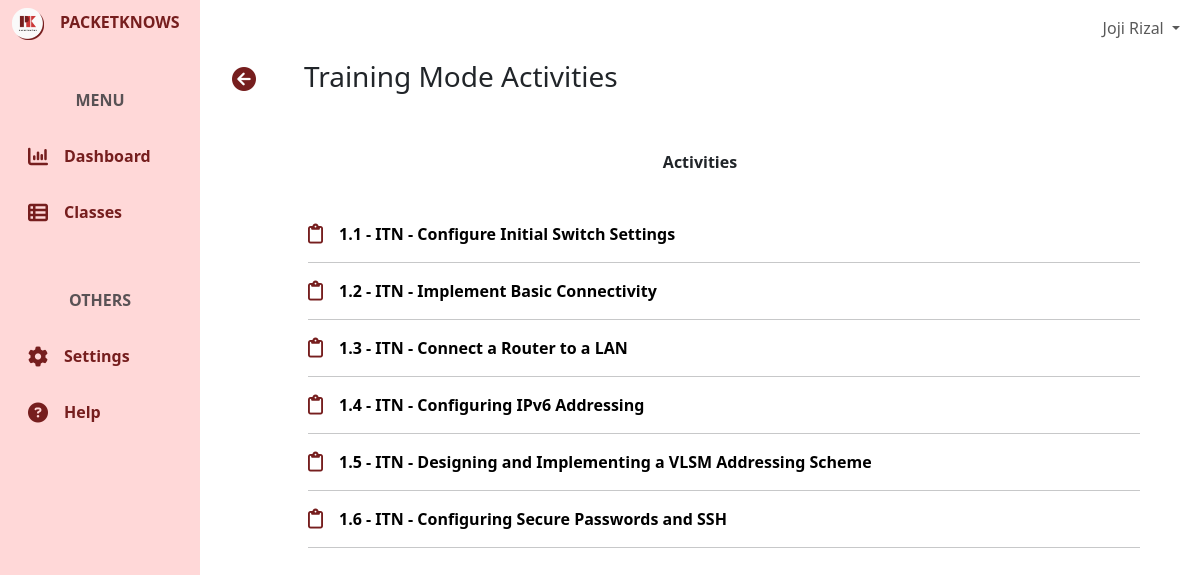
/exam-list/423rewrf234/training/ (signed in), run on the app's committed database.
### user/models.py (models this page shows, shortened)
class CustomUser(AbstractBaseUser, PermissionsMixin):
    email = models.EmailField(unique=True)
    first_name = models.CharField(max_length=50)
    last_name = models.CharField(max_length=50)
    is_active = models.BooleanField(default=True)
    is_staff = models.BooleanField(default=False)
    category = models.ForeignKey(UserCategory, on_delete=models.CASCADE)
    icon = models.ImageField(upload_to= 'user/icons/', blank=True, null=True)
    school_id = models.BigIntegerField(unique=True, blank=True, null=True)
    evidences = models.ImageField(upload_to= 'user/evidences/', blank=True, null=True)
    objects = CustomUserManager()
    USERNAME_FIELD = 'email'
    REQUIRED_FIELDS = ['first_name', 'last_name']
    class Meta:
        verbose_name = 'User'
        verbose_name_plural = 'Users'

### activity/models.py (models this page shows, shortened)
class Activity(models.Model):
    base_activity = models.ForeignKey(BaseActivity, on_delete=models.CASCADE)
    projectID = models.CharField(max_length=255, unique=True)
    mode = models.CharField(max_length=50)
    physical_points = models.PositiveIntegerField(default=0)
    basic_config_points = models.PositiveIntegerField(default=0)
    ip_points = models.PositiveIntegerField(default=0)
    routing_points = models.PositiveIntegerField(default=0)
    other_points = models.PositiveIntegerField(default=0)
    time_spent = models.PositiveIntegerField(default=0)
    status = models.CharField(max_length=50, default="open")
    class Meta:
        verbose_name_plural = "Activities"

class BaseActivity(models.Model):
    number = models.CharField(max_length=4)
    name = models.CharField(max_length=255)
    projectID = models.CharField(max_length=255, unique=True)
    answer_key = models.TextField(blank=True,null=True)
    category = models.ForeignKey(ActivityCategory, on_delete=models.CASCADE)
    course = models.ForeignKey(Course, on_delete=models.CASCADE)
    training_task = models.FileField(models.FileField(upload_to='training-tasks/'))
    testing_task = models.FileField(models.FileField(upload_to='training-tasks/'))
    max_physical_points = models.PositiveIntegerField()
    max_basic_config_points = models.PositiveIntegerField()
    max_ip_points = models.PositiveIntegerField()
    max_routing_points = models.PositiveIntegerField()
    max_other_points = models.PositiveIntegerField()
    time_limit = models.PositiveIntegerField()
    class Meta:
        verbose_name_plural = "Base Activities"

class Course(models.Model):
    name = models.CharField(max_length=255)
    slug = models.SlugField(unique=True)
    description = models.TextField()
    class Meta:
        verbose_name_plural = "Courses"

### core/views.py (the view, shortened to what this page needs)
# urls.py: path('exam-list/<slug:classSlug>/<str:mode>/', coreViews.ExamListView, name='examList'),
@login_required(login_url='/')
def ExamListView(request, classSlug, mode):
    context = {}
    if request.method == 'POST':
        pass
    else:
        userCategory = request.user.category.name
        if userCategory == "Student":
            try:
                classroom = Classroom.objects.get(code=classSlug)
                enrollment = Enrollment.objects.get(student=request.user, classroom=classroom)
                activities = enrollment.activities.filter(mode=mode)
                context["activities"] = activities
                context["mode"] = mode
                context["course"] = classroom.course
                context["enrollmentID"] = enrollment.id
                enrollment = get_object_or_404(Enrollment, student=request.user, classroom=classroom)
                enrollment.date_updated = timezone.now()
                enrollment.save()
            except (Classroom.DoesNotExist, Enrollment.DoesNotExist):
                context["error_message"] = "Classroom or enrollment not found."
        elif userCategory == "Instructor":
            pass
    return render(request, 'core/exam-list.html', context)

### templates/core/exam-list.html (shortened to what this page needs)
{% extends 'core/base.html' %}
{% block content %}
<div class="container-fluid h-100">
    <div class="row h-100">
        <div class="col-2 fixed-top bg-pink h-100" id="green">
            {% include 'core/components/sidebar.html'%}
        </div>
        <div class="col-md-10 ms-auto" style="padding: 0; overflow-x: hidden !important;">
            {% include 'core/components/topnav.html'%}
            <main class="mt-5 pt-1">
                {% if request.user.category.name == 'Student'%}
                    {% include 'core/examLists/student-exam-list.html'%}
                {% elif request.user.category.name == 'Self Learner'%}
                    {% include 'core/examLists/selfLearner-exam-list.html'%}
                {% elif request.user.category.name == 'Instructor'%}
                    {% include 'core/examLists/instructor-exam-list.html'%}
                {% endif %}
            </main>
        </div>
    </div>
</div>
{% endblock %}

### templates/core/components/topnav.html (shortened to what this page needs)
<nav class="navbar navbar-expand-lg navbar-light bg-white fixed-top col-md-9 ms-sm-auto col-lg-10">
    <div class="container-fluid">
            <ul class="navbar-nav ms-auto">
                <li class="nav-item dropdown">
                    <a class="nav-link dropdown-toggle" href="#" id="userDropdown" role="button" data-bs-toggle="dropdown" aria-expanded="false">
                      {{user.first_name}} {{user.last_name}}
                    </a>
                </li>
            </ul>
    </div>
</nav>

### templates/core/examLists/student-exam-list.html
{% load static %}
<div class="container">
    <div class="row ms-2 mt-2 mb-4 ">
        <div class="col">
            <div class="d-flex align-items-center text-center">
                <a class="mb-1" href="{% url 'core:classes'%}"><i class="fa-solid fa-xl fa-circle-arrow-left" style="color: #761E1E;"></i></a>
                {% if mode == 'training'%}
                <h3 class="ms-5">Training Mode Activities</h3>
                {% else %}
                <h3 class="ms-5">Testing Mode Activities</h3>
                {% endif%}
            </div>
        </div>
    </div>
    <div class="text-center fw-bold my-5">
        Activities
    </div>
    {%for activity in activities%}
    <div class="container mx-5 px-5 mb-3">
        <a class="fw-bold text-black text-decoration-none" href="{% url 'core:activity' id=activity.id mode=mode enrollmentID=enrollmentID%}"><i class="fa-regular fa-clipboard fa-lg me-3" style="color: #761E1E;"></i>{{activity.base_activity.number}} - {{course.slug}} - {{activity.base_activity.name}}</a>
        <hr class="me-5">
    </div>
    {% endfor %}
</div>

### static/css/global.css (style rules this page uses)
.bg-pink { background-color: #FFD8D8; }
.bg-white { background-color: #FAFAFA; }

### data on the page
CustomUser: first_name "Joji", last_name "Rizal"
Activity: base_activity.number "1.1", base_activity.name "Configure Initial Switch Settings"
Course: slug "ITN"
Activity: base_activity.number "1.2", base_activity.name "Implement Basic Connectivity"
Activity: base_activity.number "1.3", base_activity.name "Connect a Router to a LAN"
Activity: base_activity.number "1.4", base_activity.name "Configuring IPv6 Addressing"
Activity: base_activity.number "1.5", base_activity.name "Designing and Implementing a VLSM Addressing Scheme"
Activity: base_activity.number "1.6", base_activity.name "Configuring Secure Passwords and SSH"
